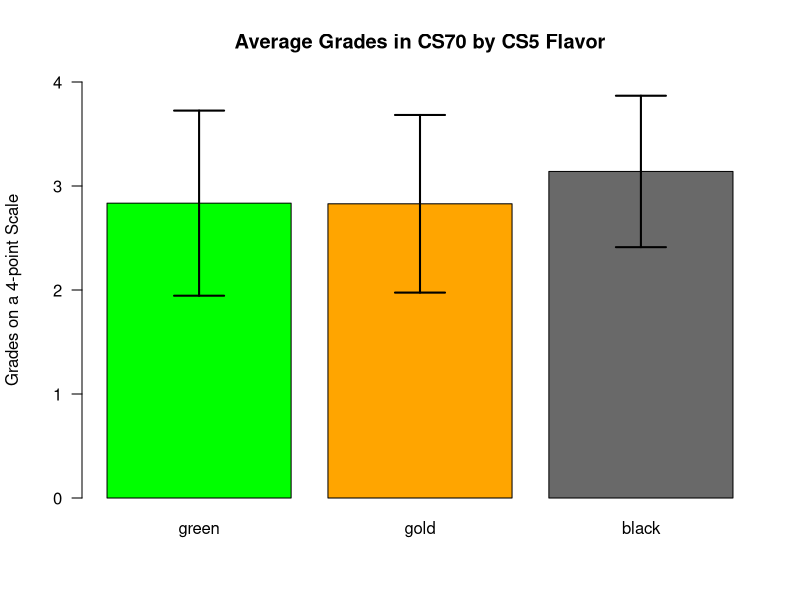

Reproduce this figure in R.
means <- c(2.835, 2.829, 3.14)
names <- c("green", "gold", "black")
standardDevs <- c(.890, .854, .728)
plotTop <- 4
barCenters <- barplot(means, names.arg=names, col=c('green','orange','dimgray'), las=1, ylim=c(0,plotTop),
                      main='Average Grades in CS70 by CS5 Flavor',ylab = 'Grades on a 4-point Scale')
arrows(barCenters, means-standardDevs, barCenters, means+standardDevs, lwd=2, angle=90, code=3)